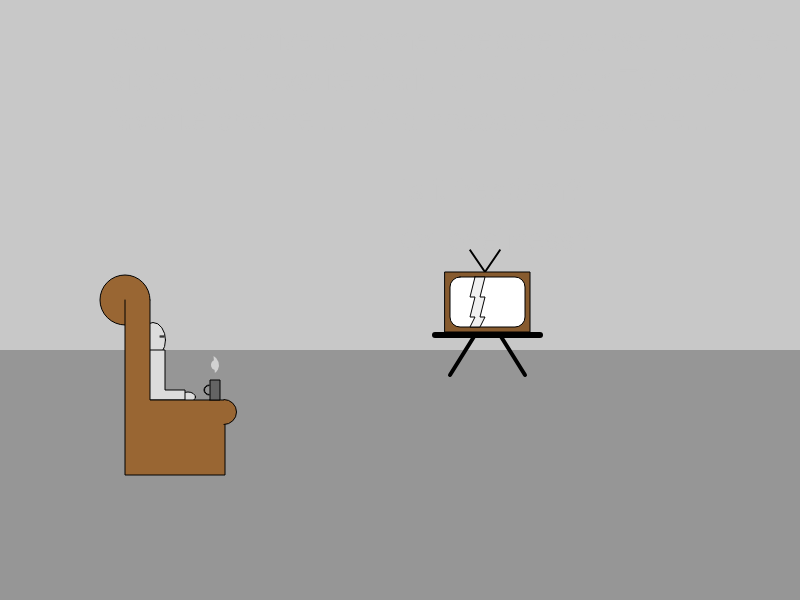
Frame 1 (no input)
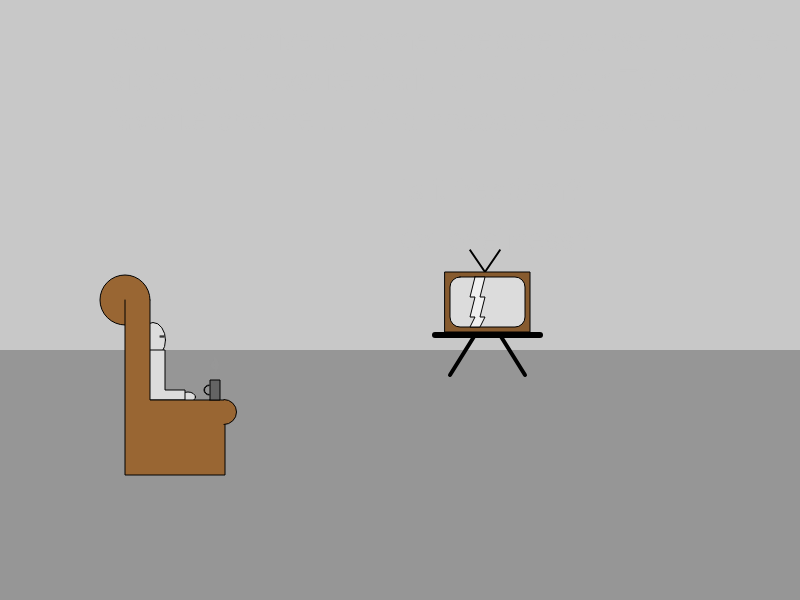
Frame 60 (no input)
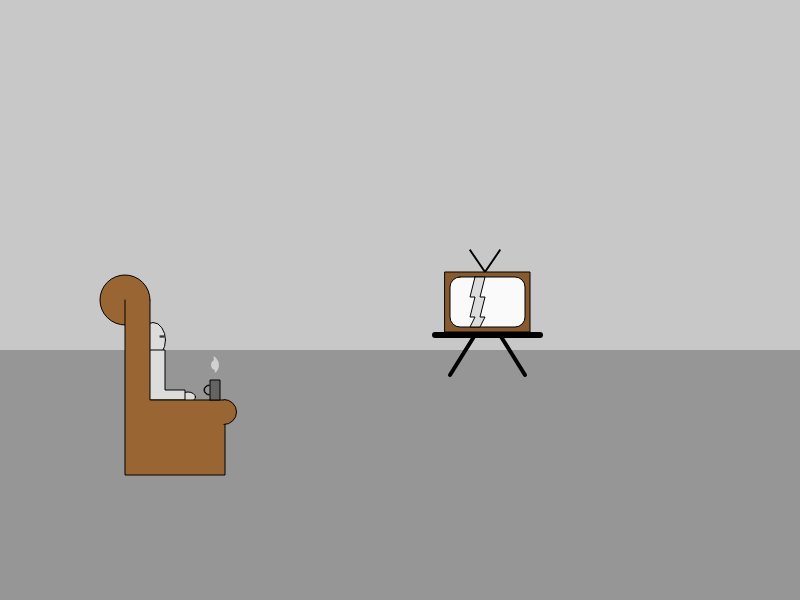
Frame 120 (the mouse pressed at the canvas centre since frame 60)

The p5.js sketch that drew these frames (run headless with seeded random() and noise() and a simulated clock; from frame 60 on, the mouse is pressed at the canvas centre):

// p5.js sketch
// ── sketch.js
var fRate = 60;
function setup() {

    createCanvas(800, 600);
    background(200);
    frameRate(fRate);
}

function draw() {
    background(200);

    drawBackground();
    makeWords();
}


// ── wotom_thoughts_one.js

var countTicks = 0;
var fillWords1 = 200;
var fillWords2 = 200;
var fillWords3 = 200;
var fillWords4 = 200;
var fillWords5 = 200;
var fillWords6 = 200;
var fillWords7 = 200;
var fillWords8 = 200;
var posTemp = 200;
function makeWords() {
    noStroke();
    textSize(30);
    
    fill(fillWords1);
    if (countTicks >= 2 && countTicks < 11) {
        if (fillWords1 < 255) {
            fillWords1 = fillWords1 + 0.5;
        }
    } 
    text('So...', 110, 50);
    
    fill(fillWords2);
    if (countTicks >= 4 && countTicks < 11) {
        if (fillWords2 < 255) {
            fillWords2 = fillWords2 + 0.5;
        }
    } 
    text('You arrive at home,', 180, 50);
    
    fill(fillWords3);
    if (countTicks >= 5 && countTicks < 11) {
        if (fillWords3 < 255) {
            fillWords3 = fillWords3 + 0.5;
        }
    } 
    text('prepare yourself a coffee,', 450, 50);
    
    fill(fillWords4);
    if (countTicks >= 6 && countTicks < 11) {
        if (fillWords4 < 255) {
            fillWords4 = fillWords4 + 0.5;
        }
    } 
    text('sit on your favorite chair,', 110, 90);
    
    fill(fillWords5);
    if (countTicks >= 7 && countTicks < 11) {
        if (fillWords5 < 255) {
            fillWords5 = fillWords5 + 0.5;
        }
    } 
    text('turn on your TV on your', 450, 90);
    text('favorite channel...', 110, 130);
    
    fill(fillWords6);
    if (countTicks >= 9 && countTicks < 11) {
        if (fillWords6 < 255) {
            fillWords6 = fillWords6 + 0.5;
        }
    } 
    text('And nobody else\'s there...', 365, 130);
    
    if (countTicks >= 11) {
        if (fillWords1 > 200) {
            fillWords1 = fillWords1 - 0.5;
            fillWords2 = fillWords2 - 0.5;
            fillWords3 = fillWords3 - 0.5;
            fillWords4 = fillWords4 - 0.5;
            fillWords5 = fillWords5 - 0.5;
            fillWords6 = fillWords6 - 0.5;
        }
    } 
    
    fill(fillWords7);
    if (countTicks >= 13) {
        posTemp = 70;
        if (fillWords7 < 255) {
            fillWords7 = fillWords7 + 0.5;
        }
    } 
    text('Is it freedom?', 400, posTemp);
    
    fill(fillWords8);
    if (countTicks >= 15) {
        if (fillWords8 < 255) {
            fillWords8 = fillWords8 + 0.5;
        }
    } 
    text('Or loneliness?', 400, posTemp + 50);
}

var fillSteam = 210;
var increaseFillSteam = false;
var fillTV1 = 255;
var fillTV2 = 240;
function drawBackground() {
    strokeWeight(1);
    
    // floor
    fill(150);
    noStroke();
    rect(0, 350, 800, 600);
    
    // person
    fill(220);
    stroke(0);
    ellipse(153, 340, 25, 35);
    ellipse(188, 397, 15, 10);
    beginShape();
    vertex(150, 350);
    vertex(165, 350);
    vertex(165, 390);
    vertex(185, 390);
    vertex(185, 400);
    vertex(150, 400);
    line(160, 337, 164, 337);
    line(160, 336, 164, 336);
    endShape();

    // couch
    fill(153, 102, 51);
    stroke(0);
    arc(125, 300, 50, 50, PI/2, 2*PI);
    beginShape();
    vertex(150, 300);
    vertex(150, 400);
    vertex(225, 400);
    vertex(225, 475);
    vertex(125, 475);
    vertex(125, 300);
    endShape();
    arc(224, 412, 25, 25, 3*PI/2, PI/2);
    
    // coffee
    fill(100);
    stroke(0);
    beginShape();
    vertex(210, 400);
    vertex(220, 400);
    vertex(220, 380);
    vertex(210, 380);
    endShape(CLOSE);
    fill(150);
    arc(209, 390, 10, 10, PI/2, 3*PI/2);
    arc(209, 390, 9, 9, PI/2, 3*PI/2);
    
    // steam
    fill(fillSteam);
    noStroke();
    arc(216, 365, 10, 10, 1.07*PI/2, 0.96*3*PI/2, OPEN);
    arc(209, 365, 20, 20, 1.1*3*PI/2, 0.6*PI/2, OPEN);
    
    if (increaseFillSteam) {
        fillSteam++;
        if (fillSteam >= 210) {
            increaseFillSteam = false;
            fillTV1 = 250;
            fillTV2 = 220;
            if (countTicks < 250) {
                countTicks++;
            }
        }
    } else {
        fillSteam--;
        if (fillSteam <= 150) {
            increaseFillSteam = true;
            fillTV1 = 220;
            fillTV2 = 240;
        }
    }
    
    // TV
    fill(0);
    stroke(0);
    strokeWeight(4);
    line(450, 375, 475, 335);
    line(525, 375, 500, 335);
    strokeWeight(6);
    line(435, 335, 540, 335);
    strokeWeight(2);
    line(485, 272, 470, 250);
    line(485, 272, 500, 250);
    strokeWeight(1);
    fill(135, 91, 47);
    rect(445, 272, 85, 60);
    fill(fillTV1);
    rect(450, 277, 75, 50, 10);
    fill(fillTV2);
    beginShape();
    vertex(475, 277);
    vertex(470, 297);
    vertex(475, 297);
    vertex(470, 317);
    vertex(475, 317);
    vertex(470, 327);
    vertex(480, 327);
    vertex(485, 317);
    vertex(480, 317);
    vertex(485, 297);
    vertex(480, 297);
    vertex(485, 277);
    endShape(CLOSE);
    strokeWeight(1);
}
